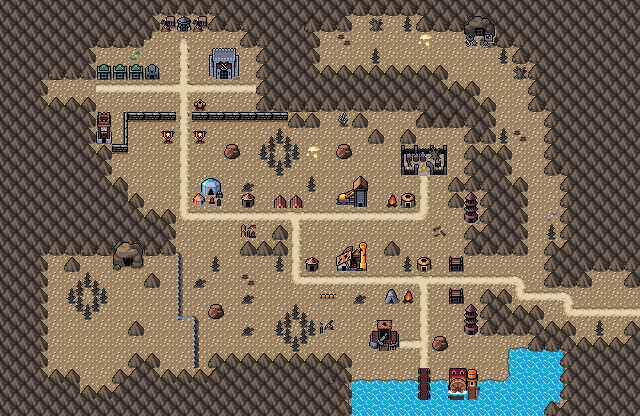

Rendered tile map (Tiled .tmx) drawn with the repository's tilesets; below, a short description and the map source with its tile grids summarised:
An orthogonal 40x26 tile map with 16x16 px tiles, 4 tile layers (Background, Ground, Mountain Walls, Clutter), 2 tilesets and 30 objects.

<map version="1.10" tiledversion="1.10.2" orientation="orthogonal" renderorder="right-down" width="40" height="26" tilewidth="16" tileheight="16" infinite="0" nextlayerid="8" nextobjectid="107">
 <editorsettings>
  <export target="wastetown..tmx" format="tmx" />
 </editorsettings>
 <tileset firstgid="1" source="../../tileset/main.tsx" />
 <tileset firstgid="10113" source="../../tileset/buildings.tsx" />
 <layer id="1" name="Background" width="40" height="26">
  <data>[1040 cells, 1039 non-empty, 12 distinct tile ids]</data>
 </layer>
 <layer id="2" name="Ground" width="40" height="26">
  <data>[1040 cells, 1020 non-empty, 18 distinct tile ids]</data>
 </layer>
 <layer id="7" name="Mountain Walls" width="40" height="26">
  <data>[1040 cells, 521 non-empty, 48 distinct tile ids]</data>
 </layer>
 <layer id="3" name="Clutter" width="40" height="26">
  <properties>
   <property name="spriteLayer" type="bool" value="true" />
  </properties>
  <data>[1040 cells, 670 non-empty, 104 distinct tile ids]</data>
 </layer>
 <objectgroup id="4" name="Objects">
  <object id="48" template="../../obj/treasure.tx" x="110.444" y="326.898" />
  <object id="51" template="../../obj/treasure.tx" x="176.166" y="54.6663" />
  <object id="57" template="../../obj/enemy.tx" x="453.5" y="65.0004">
   <properties>
    <property name="enemy" value="Bear" />
    <property name="threatRange" type="int" value="60" />
   </properties>
  </object>
  <object id="58" template="../../obj/enemy.tx" x="340.167" y="285.167">
   <properties>
    <property name="enemy" value="Kor Warrior" />
    <property name="threatRange" type="int" value="30" />
    <property name="waypoints" value="91,92" />
   </properties>
  </object>
  <object id="59" template="../../obj/enemy.tx" x="422.5" y="196.167">
   <properties>
    <property name="enemy" value="Dwarf" />
    <property name="threatRange" type="int" value="30" />
    <property name="waypoints" value="93,94" />
   </properties>
  </object>
  <object id="61" template="../../obj/entry_right.tx" x="623.5" y="320" width="16" height="32">
   <properties>
    <property name="direction" value="right" />
   </properties>
  </object>
  <object id="67" template="../../obj/gold.tx" x="416.978" y="181.522" />
  <object id="68" template="../../obj/enemy.tx" x="471" y="285">
   <properties>
    <property name="enemy" value="Kor Warrior" />
    <property name="threatRange" type="int" value="30" />
   </properties>
  </object>
  <object id="69" template="../../obj/enemy.tx" x="288" y="224">
   <properties>
    <property name="enemy" value="Kor Warrior" />
    <property name="threatRange" type="int" value="30" />
    <property name="waypoints" value="94,95" />
   </properties>
  </object>
  <object id="70" template="../../obj/enemy.tx" x="177" y="171">
   <properties>
    <property name="enemy" value="Armored Knight " />
    <property name="threatRange" type="int" value="30" />
    <property name="waypoints" value="96,95" />
   </properties>
  </object>
  <object id="71" template="../../obj/enemy.tx" x="176" y="107.5">
   <properties>
    <property name="effect">{ "startBattleWithCardInCommandZone": [ "Nahiri Boss Effect"]
}</property>
    <property name="enemy" value="Nahiri" />
   </properties>
  </object>
  <object id="72" template="../../obj/treasure.tx" x="87.024" y="381.417" />
  <object id="73" template="../../obj/enemy.tx" x="413.724" y="311.841">
   <properties>
    <property name="enemy" value="Armored Knight " />
    <property name="threatRange" type="int" value="30" />
    <property name="waypoints" value="97,103" />
   </properties>
  </object>
  <object id="79" template="../../obj/door_down.tx" x="472.75" y="64.6667">
   <properties>
    <property name="teleport" value="../common/maps/map/nahiri/nahiricave.tmx" />
    <property name="teleportObjectId" value="71" />
   </properties>
  </object>
  <object id="85" template="../../obj/waypoint.tx" x="391.5" y="57" />
  <object id="91" template="../../obj/waypoint.tx" x="385.5" y="282.667" />
  <object id="92" template="../../obj/waypoint.tx" x="320.667" y="282" />
  <object id="93" template="../../obj/waypoint.tx" x="423.5" y="223.917" />
  <object id="94" template="../../obj/waypoint.tx" x="309.833" y="223" />
  <object id="95" template="../../obj/waypoint.tx" x="177.25" y="224" />
  <object id="96" template="../../obj/waypoint.tx" x="178" y="144.5" />
  <object id="97" template="../../obj/waypoint.tx" x="418.5" y="291.333" />
  <object id="98" template="../../obj/manashards.tx" x="233" y="107.5" />
  <object id="99" template="../../obj/manashards.tx" x="326.75" y="55.75" />
  <object id="100" template="../../obj/manashards.tx" x="49.25" y="326" />
  <object id="101" template="../../obj/manashards.tx" x="59.5" y="366.75" />
  <object id="102" template="../../obj/manashards.tx" x="486" y="375" />
  <object id="103" template="../../obj/waypoint.tx" x="413.667" y="361.667" />
  <object id="104" template="../../obj/enemy.tx" x="81.5489" y="352.323">
   <properties>
    <property name="enemy" value="Yeti" />
    <property name="threatRange" type="int" value="30" />
   </properties>
  </object>
  <object id="106" template="../../obj/door_down.tx" x="117" y="287">
   <properties>
    <property name="teleport" value="../common/maps/map/nahiri/nahiricave.tmx" />
    <property name="teleportObjectId" value="96" />
   </properties>
  </object>
 </objectgroup>
</map>
